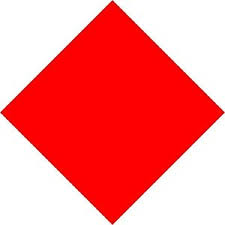
#> input picture TSR/preprocessing/dimond_shape.jpeg, 225 x 225 px
$ python shape_detection.py dimond_shape.jpeg
#> lines starting #> are read from the running program, lines starting #| are printed output that depends on the picture
import sys
import math
import cv2 as cv
import numpy as np
import os


def main(argv):
	default_file = 'temp/Gray_Image.jpg'
	filename = argv[0] if len(argv) > 0 else default_file
	# Loads an image
	print(filename)
	src = cv.imread(filename, cv.IMREAD_GRAYSCALE)
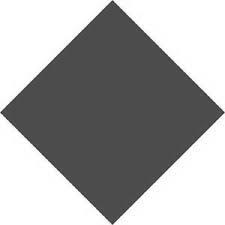
#> src: shape (225, 225); min 34, max 255, mean 165.1
	# Check if image is loaded fine
	if src is None:
		print('Error opening image!')
		print('Usage: hough_lines.py [image_name -- default ' + default_file + '] \n')
		return -1

	dst = cv.Canny(src, 100, 200, None, 3)
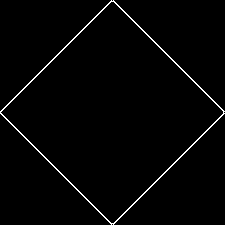
#> dst: shape (225, 225); 1.8% white in thin lines or dots

	# Copy edges to the images that will display the results in BGR
	cdst = cv.cvtColor(dst, cv.COLOR_GRAY2BGR)
#> cdst: shape (225, 225, 3); 1.8% white in thin lines or dots
	cdstP = np.copy(cdst)

	lines = cv.HoughLines(dst, 1, np.pi / 180, 30, 100, 0, 0)
#> lines = 14 rows, first 8: [238, 0.785], [78, 0.785], [-80, 2.36], [79, 2.36], [82, 2.34], [-82, 2.37], [-77, 2.34], [77, 2.37]

	if lines is not None:
		for i in range(0, len(lines)):
			rho = lines[i][0][0]
			theta = lines[i][0][1]
			a = math.cos(theta)
			b = math.sin(theta)
			x0 = a * rho
			y0 = b * rho
			pt1 = (int(x0 + 1000 * (-b)), int(y0 + 1000 * (a)))
			pt2 = (int(x0 - 1000 * (-b)), int(y0 - 1000 * (a)))
			cv.line(cdst, pt1, pt2, (0, 0, 255), 3, cv.LINE_AA)
#> this loop made 14 passes
#> (rho, theta, a, b, x0, y0, pt1, pt2) on passes 1 to 10: (238, 0.785, 0.707, 0.707, 168.3, 168.3, (-538, 875), (875, -538)), (78, 0.785, 0.707, 0.707, 55.15, 55.15, (-651, 762), (762, -651)), (-80, 2.36, -0.707, 0.707, 56.57, -56.57, (-650, -763), (763, 650)), (79, 2.36, -0.707, 0.707, -55.86, 55.86, (-762, -651), (651, 762)), (82, 2.34, -0.695, 0.719, -56.96, 58.99, (-776, -635), (662, 753)), (-82, 2.37, -0.719, 0.695, 58.99, -56.96, (-635, -776), (753, 662)), (-77, 2.34, -0.695, 0.719, 53.49, -55.39, (-665, -750), (772, 639)), (77, 2.37, -0.719, 0.695, -55.39, 53.49, (-750, -665), (639, 772)), (-74, 2.32, -0.682, 0.731, 50.47, -54.12, (-680, -736), (781, 627)), (74, 2.39, -0.731, 0.682, -54.12, 50.47, (-736, -680), (627, 781))
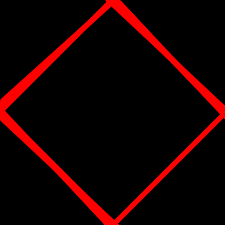
#> cdst: shape (225, 225, 3); mean B, G, R 0, 0, 22.9

	linesP = cv.HoughLinesP(dst, 1, np.pi / 180, 50, None, 50, 10)
#> linesP = [[113, 224, 224, 113], [0, 112, 111, 1], [1, 113, 111, 223], [113, 1, 223, 111], [113, 0, 224, 111], [0, 111, 111, 0], [0, 113, 111, 224]]

	if linesP is not None:
		for i in range(0, len(linesP)):
			l = linesP[i][0]
			cv.line(cdstP, (l[0], l[1]), (l[2], l[3]), (0, 0, 255), 3, cv.LINE_AA)
#> this loop made 7 passes
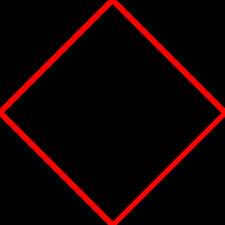
#> cdstP: shape (225, 225, 3); mean B, G, R 0, 0, 17.9

	cv.imshow("Source", src)
	cv.imshow("Detected Lines (in red) - Standard Hough Line Transform", cdst)
	cv.imshow("Detected Lines (in red) - Probabilistic Line Transform", cdstP)

	cv.waitKey()
	return 0


if __name__ == "__main__":
	print(os.path.abspath(__file__))
	main(sys.argv[1:])
